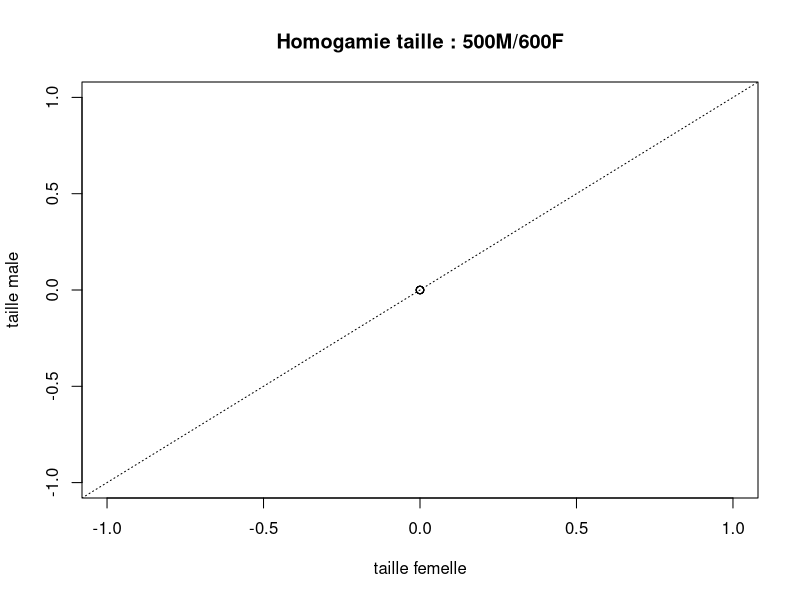

The R source for this figure: (Note: this script raises an error after producing the figure.)
rm(list=ls())

tps_max <- 300
nb_mue <- numeric(tps_max)
nb_libre <- numeric(tps_max)
nm <- 50
nf <- 100
txmort_male <- 0.2
txmort_femelle <- 0.2

###################
#TRAME DISTRIBUTION
###################

# Femelles :

no <- c(1:nf)
taille <- rnorm(nf,2,0.2)
max_dist_mue <- ceiling((6.75+14.83*taille))
dist_mue <- ceiling(runif(nf, min=0, max=max_dist_mue))
no_male <- numeric(nf)
date_receptivite <- ceiling(max_dist_mue/2)

taille_male <- numeric(nf)
dist_mue_male <- numeric(nf)
femelle <- data.frame(no, taille, dist_mue, date_receptivite, no_male, taille_male, dist_mue_male)


# Males :

no <- c(1:nm)
taille <- rnorm(nm,2.75,0.2)
max_dist_mue <- (6.75+14.83*taille)  
dist_mue <- ceiling(runif(nm, min=0, max=max_dist_mue))  
no_femelle <- numeric(nm)
taille_femelle <- numeric(nm)
dist_mue_femelle <- numeric(nm)
male <- data.frame(no, taille, dist_mue, no_femelle, taille_femelle, dist_mue_femelle)


###########################
# VIEILLISSEMENT POPULATION
###########################
  
for (tps in 1:tps_max) {
  
    # tous les individus vieillissent d'un jour
    femelle$dist_mue <- femelle$dist_mue -1
    femelle$dist_mue_male[femelle$no_male != 0] <- femelle$dist_mue_male[femelle$no_male != 0] -1
    male$dist_mue <- male$dist_mue -1
    male$dist_mue_femelle[male$no_femelle != 0] <- male$dist_mue_femelle[male$no_femelle != 0] -1
    
    # y en a-t-il qui mue aujourd'hui (femelle et male) ?
    nbmuetoday <- length(femelle$dist_mue[femelle$dist_mue == 0]) + length(male$dist_mue[male$dist_mue == 0])
#     nbmuetoday_male <- length(male$dist_mue[male$dist_mue == 0])
        
# si un des membres de la paire mue, le couple se sépare : 
    if (nbmuetoday > 0) {
        femelle_en_mue <- femelle$no[femelle$dist_mue == 0]
        #males appariés avec une femelle qui mue aujourd'hui :
        male_apparie <- femelle$no_male[femelle_en_mue]  
        
        male_en_mue <- male$no[male$dist_mue == 0]
        femelle_apparie <- male$no_femelle[male_en_mue]
        
        # femelle devient libre :
        femelle$no_male[femelle_en_mue] <- 0
        femelle$taille_male[femelle_en_mue] <- 0
        femelle$dist_mue_male[femelle_en_mue] <- 0
        male$no_femelle[male_apparie] <- 0
        male$taille_femelle[male_apparie] <- 0
        male$dist_mue_femelle[male_apparie] <- 0
        
        # male devient libre :
        male$no_femelle[male_en_mue] <- 0
        male$taille_femelle[male_en_mue] <- 0
        male$dist_mue_femelle[male_en_mue] <- 0
        femelle$no_male[femelle_apparie] <- 0
        femelle$taille_male[femelle_apparie] <- 0
        femelle$dist_mue_male[femelle_apparie] <- 0
        
        # les individus grandissent après mue (+10%) :
        femelle$taille[femelle_en_mue] <- femelle$taille[femelle_en_mue]*1.10
        femelle$dist_mue[femelle_en_mue] <- ceiling(6.75+14.83*femelle$taille[femelle_en_mue])
        femelle$date_receptivite[femelle_en_mue] <- ceiling(femelle$dist_mue[femelle_en_mue]/2)
      
        male$taille[male_en_mue] <- male$taille[male_en_mue]*1.10
        male$dist_mue[male_en_mue] <- ceiling(6.75+14.83*male$taille[male_en_mue])
    }
        
    ############
    #APPARIEMENT
    ############
    
    
    # combien de femelles sont libres & receptives aujourd'hui ?
    nblibretoday <- length(femelle$no_male[femelle$no_male == 0 & femelle$dist_mue <= femelle$date_receptivite])
    # combien de males sont célibataires ?
    nbcelibataire <- length(male$no[male$no_femelle == 0])
    
    # s'il y a des individus libres, on lance l'appariement
    if (nblibretoday > 0 & nbcelibataire > 0){
      
      # quelles femelles sont libres & receptives ?
        no_femelle_libre <- femelle$no[femelle$no_male == 0 & femelle$dist_mue <= femelle$date_receptivite]
      # quels mâles sont célibataires ? (i.e. prêts à être appariés) ?
        celibataire <- male$no[male$no_femelle == 0]
        
		  # quelles femelles vont s'apparier ?
  			if (nblibretoday == 1) {
  				chanceuse <- no_femelle_libre
  			}else{
          # les femelles qui auront la chance de s'apparier sont déterminées aléatoirement
          # on sélectionne autant de femelles qu'il y a de males ou femelles disponibles, en fonction de qui est limitant
  				chanceuse <- sample(no_femelle_libre,min(nbcelibataire,nblibretoday))
  			}
  				
  		  # quels mâles seront sélectionnés ?
  			if (nbcelibataire == 1) {
  				no_male_selec <- celibataire 
  			}else{
          #idem que pour les femelles : sélection aléatoire d'un nombre de males fonction du sexe disponible limitant
  				no_male_selec <- sample(celibataire, min(nbcelibataire,nblibretoday))
  			}

            femelle$no_male[chanceuse] <- no_male_selec
            femelle$taille_male[chanceuse] <- male$taille[no_male_selec]
            femelle$dist_mue_male[chanceuse] <- male$dist_mue[no_male_selec]
            
            male$no_femelle[no_male_selec] <- chanceuse
            male$taille_femelle[no_male_selec] <- femelle$taille[chanceuse]
            male$dist_mue_femelle[no_male_selec] <- femelle$dist_mue[chanceuse]          
    }
    
# table(femelle$no_male)
# table(male$no_femelle)


    ######################
    # MORTALITE/NAISSANCES
    ######################

    # Mortalité :
    
    # combien de males et de femelle vont mourir aujourd'hui ?
    nb_male_mort <- floor(nm*txmort_male)
    nb_femelle_mort <- floor(nf*txmort_femelle)
    
    # la mort s'abat aléatoirement sur les individus :
    no_male_mort <- sample(male$no, nb_male_mort)
    no_femelle_mort <- sample(femelle$no, nb_femelle_mort)
    
    # suppression des individus malchanceux :
    male[no_male_mort,] <- 0 
    femelle[no_femelle_mort,] <- 0
    
    # Naissances :
    
    # combien d'individus vont naitre aujourd'hui ?
    nb_naissance <- nb_male_mort + nb_femelle_mort  # se compense ici à mortalité
    
    # combien de males et de femelles vont naitre aujourd'hui ?
    sex_ratio <- nf / (nf + nm)
    nb_male_ne <- floor(nb_naissance * (1 - sex_ratio))
    nb_femelle_ne <- floor(nb_naissance * sex_ratio)
    
    
    # génération des nouveaux individus :
    no <- c(femelle$no, (nf + 1) : (nf + nb_femelle_ne))
    taille <- c(femelle$taille, rnorm(nb_femelle_ne, 2, 0.2))
    max_dist_mue <- ceiling(6.75 + 14.83 * taille[(nf + 1) : (nf + nb_femelle_ne)])
    dist_mue <- c(femelle$dist_mue, max_dist_mue)
    date_receptivite <- c(femelle$date_receptivite, ceiling(max_dist_mue/2))
    no_male <- c(femelle$no_male, numeric(nb_femelle_ne))
    taille_male <- c(femelle$taille_male, numeric(nb_femelle_ne))
    dist_mue_male <- c(femelle$dist_mue_male, numeric(nb_femelle_ne))
    femelle <- data.frame(no, taille, dist_mue, date_receptivite, no_male, taille_male, dist_mue_male)
    
    no <- c(male$no, (nm + 1) : (nm + nb_male_ne))
    taille <- c(male$taille, rnorm(nb_male_ne, 2.75, 0.2))
    max_dist_mue <- ceiling(6.75 + 14.83 * taille[(nm + 1) : (nm + nb_male_ne)])
    dist_mue <- c(male$dist_mue, max_dist_mue)
    no_femelle <- c(male$no_femelle, numeric(nb_male_ne))
    taille_femelle <- c(male$taille_femelle, numeric(nb_male_ne))
    dist_mue_femelle <- c(male$dist_mue_femelle, numeric(nb_male_ne))
    male <- data.frame(no, taille, dist_mue, no_femelle, taille_femelle, dist_mue_femelle)
    
    
    
    
    
    femelle
    male
    
    nb_mue[tps] <- nbmuetoday
    nb_libre[tps] <- nblibretoday
}

nb_mue
nb_libre
plot(femelle$taille_male[femelle$no_male != 0]~femelle$taille[femelle$no_male != 0], xlab="taille femelle", ylab="taille male", main = "Homogamie taille : 500M/600F", asp=1)
abline(0,1, lty=3)
abline(lm((femelle$taille_male[femelle$no_male != 0]~femelle$taille[femelle$no_male != 0])))

warnings()